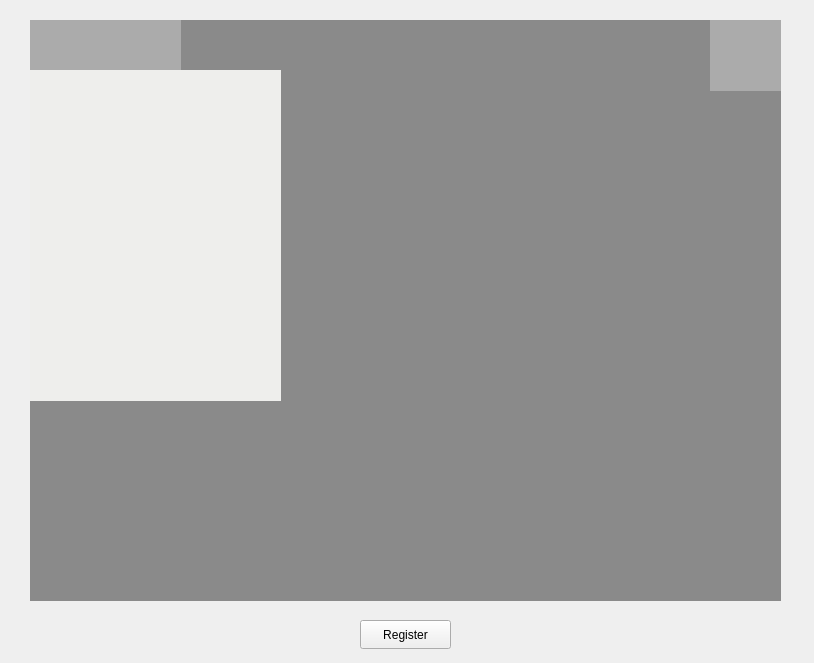
<?xml version="1.0" encoding="UTF-8"?>
<ui version="4.0">
 <class>MainWindow</class>
 <widget class="QMainWindow" name="MainWindow">
  <property name="geometry">
   <rect>
    <x>0</x>
    <y>0</y>
    <width>814</width>
    <height>663</height>
   </rect>
  </property>
  <property name="windowTitle">
   <string>人脸识别</string>
  </property>
  <widget class="QWidget" name="centralWidget">
   <widget class="QLabel" name="label_Main">
    <property name="geometry">
     <rect>
      <x>30</x>
      <y>20</y>
      <width>751</width>
      <height>581</height>
     </rect>
    </property>
    <property name="styleSheet">
     <string notr="true">background-color: rgb(138, 138, 138);</string>
    </property>
    <property name="text">
     <string/>
    </property>
   </widget>
   <widget class="QPushButton" name="pushButton_SignUp">
    <property name="geometry">
     <rect>
      <x>360</x>
      <y>620</y>
      <width>91</width>
      <height>29</height>
     </rect>
    </property>
    <property name="text">
     <string>Register</string>
    </property>
   </widget>
   <widget class="QLabel" name="icon_label0">
    <property name="geometry">
     <rect>
      <x>30</x>
      <y>20</y>
      <width>151</width>
      <height>51</height>
     </rect>
    </property>
    <property name="styleSheet">
     <string notr="true">background-color: rgb(171, 171, 171);
background-image: url(:/icons/icons/icon0.jpg);</string>
    </property>
    <property name="text">
     <string/>
    </property>
   </widget>
   <widget class="QLabel" name="icon_label1">
    <property name="geometry">
     <rect>
      <x>710</x>
      <y>20</y>
      <width>71</width>
      <height>71</height>
     </rect>
    </property>
    <property name="styleSheet">
     <string notr="true">background-color: rgb(171, 171, 171);
background-image: url(:/icons/icons/BIT.jpg);</string>
    </property>
    <property name="text">
     <string/>
    </property>
   </widget>
   <widget class="QLabel" name="label_names">
    <property name="geometry">
     <rect>
      <x>30</x>
      <y>70</y>
      <width>251</width>
      <height>331</height>
     </rect>
    </property>
    <property name="styleSheet">
     <string notr="true">background-color: rgb(238, 238, 236);</string>
    </property>
    <property name="text">
     <string/>
    </property>
   </widget>
  </widget>
 </widget>
 <layoutdefault spacing="6" margin="11"/>
 <resources/>
 <connections/>
</ui>
